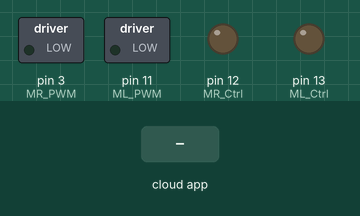
Simulated run of this sketch. Board: Arduino Uno, built with avr-gcc and run on an emulated ATmega328P. On the bench: switched loads named in the sketch (green lamp = pin HIGH), output pins drawn as LEDs (lit = HIGH). The inputs (shaded band) are chosen by the test bench. The ROS host is connected and sends only what is stated.

Above: at 1.2 s.
1.3 s: the phone or cloud app sets right_pwm to 45
At 2.2 s:
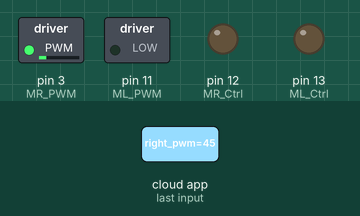
2.8 s: the phone or cloud app sets left_pwm to 45
At 3.3 s:
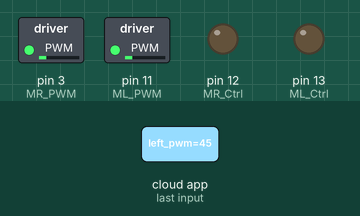
4.3 s: the phone or cloud app sets right_pwm to 0
At 5.5 s:
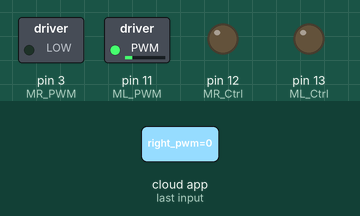
5.8 s: the phone or cloud app sets left_pwm to 90
At 6.8 s:
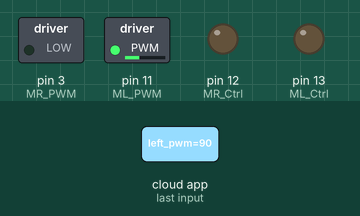
7.3 s: the phone or cloud app sets right_pwm to 90
At 7.9 s:
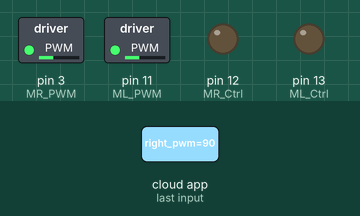
8.8 s: the phone or cloud app sets left_pwm to 0
At 9.1 s:
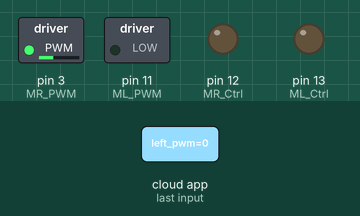
Timing chart, 0 to 11.3 s (numbered marks = the images above; inputs shaded):
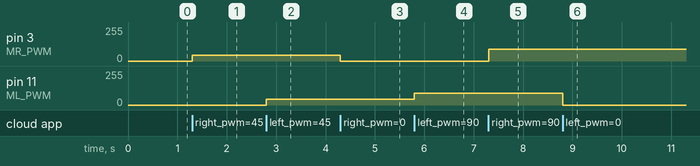

The sketch:

ros_tests.ino
```cpp
#include <ros.h>
#include <std_msgs/Int16.h>

ros::NodeHandle nh;

#define ML_Ctrl 13  // define the direction control pin of left motor
#define ML_PWM 11   //define PWM control pin of left motor
#define MR_Ctrl 12  //define the direction control pin of right motor
#define MR_PWM 3    //define PWM control pin of right motor

int16_t right = 0;
int16_t left = 0;

void rightCallBack(const std_msgs::Int16& r){
  right = r.data;
}

void leftCallBack(const std_msgs::Int16& l){
  left = l.data;
}

ros::Subscriber<std_msgs::Int16> subRight("right_pwm", &rightCallBack);
ros::Subscriber<std_msgs::Int16> subLeft("left_pwm", &leftCallBack);

void setup()
{
  pinMode(ML_Ctrl, OUTPUT);
  pinMode(ML_PWM, OUTPUT);
  pinMode(MR_Ctrl, OUTPUT);
  pinMode(MR_PWM, OUTPUT);

  nh.initNode();
  nh.subscribe(subRight);
  nh.subscribe(subLeft);
}

void loop()
{
  nh.spinOnce(); // Listen for updates

  tank_drive(right, left);

  delay(1);
}

void tank_drive(int right, int left){

  // Set direction of motors
  if(right < 0){
    digitalWrite(MR_Ctrl, HIGH);
    right *= -1;
  }else{
    digitalWrite(MR_Ctrl, LOW);
  }
  if(left < 0){
    digitalWrite(ML_Ctrl, HIGH);
    left *= -1;
  }else{
    digitalWrite(ML_Ctrl, LOW);
  }

  // Apply bounds
  right = min(right, 255);
  left  = min(left, 255);

  // Send PWM signal
  analogWrite(MR_PWM, right);
  analogWrite(ML_PWM, left);
}
```

Measured:
- after the input at 1.3 s, pin 3 (MR_PWM): 0/255 → 45/255 at once
- after the input at 2.8 s, pin 11 (ML_PWM): 0/255 → 45/255 at once
- after the input at 4.3 s, pin 3 (MR_PWM): 45/255 → 0/255 at once
- after the input at 5.8 s, pin 11 (ML_PWM): 45/255 → 90/255 at once
- after the input at 7.3 s, pin 3 (MR_PWM): 0/255 → 90/255 at once
- after the input at 8.8 s, pin 11 (ML_PWM): 90/255 → 0/255 at once
